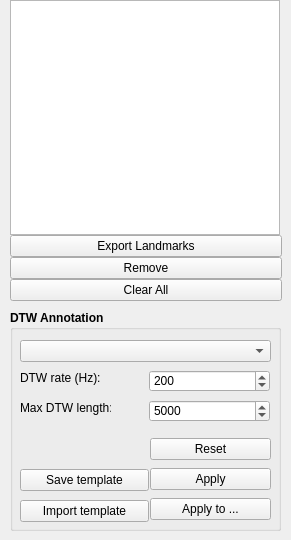
        <widget class="QWidget" name="labelTab">
         <property name="sizePolicy">
          <sizepolicy hsizetype="Preferred" vsizetype="Expanding">
           <horstretch>0</horstretch>
           <verstretch>0</verstretch>
          </sizepolicy>
         </property>
         <attribute name="title">
          <string>Annotate</string>
         </attribute>
         <widget class="QWidget" name="verticalLayoutWidget_6">
          <property name="geometry">
           <rect>
            <x>10</x>
            <y>0</y>
            <width>272</width>
            <height>301</height>
           </rect>
          </property>
          <layout class="QVBoxLayout" name="verticalLayout">
           <property name="spacing">
            <number>0</number>
           </property>
           <item>
            <widget class="QTableView" name="landmarkListView">
             <property name="sizePolicy">
              <sizepolicy hsizetype="Fixed" vsizetype="Minimum">
               <horstretch>0</horstretch>
               <verstretch>0</verstretch>
              </sizepolicy>
             </property>
             <property name="minimumSize">
              <size>
               <width>270</width>
               <height>210</height>
              </size>
             </property>
             <property name="maximumSize">
              <size>
               <width>16777215</width>
               <height>400</height>
              </size>
             </property>
             <property name="dragEnabled">
              <bool>false</bool>
             </property>
             <property name="dragDropOverwriteMode">
              <bool>false</bool>
             </property>
             <property name="alternatingRowColors">
              <bool>true</bool>
             </property>
             <property name="selectionMode">
              <enum>QAbstractItemView::SelectionMode::SingleSelection</enum>
             </property>
             <property name="selectionBehavior">
              <enum>QAbstractItemView::SelectionBehavior::SelectRows</enum>
             </property>
             <property name="sortingEnabled">
              <bool>true</bool>
             </property>
             <attribute name="horizontalHeaderVisible">
              <bool>true</bool>
             </attribute>
             <attribute name="horizontalHeaderCascadingSectionResizes">
              <bool>false</bool>
             </attribute>
             <attribute name="horizontalHeaderMinimumSectionSize">
              <number>10</number>
             </attribute>
             <attribute name="horizontalHeaderDefaultSectionSize">
              <number>20</number>
             </attribute>
             <attribute name="horizontalHeaderHighlightSections">
              <bool>false</bool>
             </attribute>
             <attribute name="horizontalHeaderShowSortIndicator" stdset="0">
              <bool>true</bool>
             </attribute>
             <attribute name="horizontalHeaderStretchLastSection">
              <bool>false</bool>
             </attribute>
             <attribute name="verticalHeaderCascadingSectionResizes">
              <bool>false</bool>
             </attribute>
             <attribute name="verticalHeaderDefaultSectionSize">
              <number>24</number>
             </attribute>
             <attribute name="verticalHeaderHighlightSections">
              <bool>false</bool>
             </attribute>
             <attribute name="verticalHeaderShowSortIndicator" stdset="0">
              <bool>false</bool>
             </attribute>
             <attribute name="verticalHeaderStretchLastSection">
              <bool>false</bool>
             </attribute>
            </widget>
           </item>
           <item>
            <layout class="QVBoxLayout" name="verticalLayout_11">
             <property name="spacing">
              <number>0</number>
             </property>
             <item>
              <widget class="QPushButton" name="getCSVFileButton">
               <property name="sizePolicy">
                <sizepolicy hsizetype="Preferred" vsizetype="Fixed">
                 <horstretch>0</horstretch>
                 <verstretch>0</verstretch>
                </sizepolicy>
               </property>
               <property name="text">
                <string>Export Landmarks</string>
               </property>
              </widget>
             </item>
             <item>
              <widget class="QPushButton" name="removeLandmarkButton">
               <property name="sizePolicy">
                <sizepolicy hsizetype="Preferred" vsizetype="Fixed">
                 <horstretch>0</horstretch>
                 <verstretch>0</verstretch>
                </sizepolicy>
               </property>
               <property name="text">
                <string>Remove</string>
               </property>
              </widget>
             </item>
             <item>
              <widget class="QPushButton" name="clearAllLandmarkButton">
               <property name="sizePolicy">
                <sizepolicy hsizetype="Preferred" vsizetype="Fixed">
                 <horstretch>0</horstretch>
                 <verstretch>0</verstretch>
                </sizepolicy>
               </property>
               <property name="text">
                <string>Clear All</string>
               </property>
              </widget>
             </item>
            </layout>
           </item>
          </layout>
         </widget>
         <widget class="QGroupBox" name="templateGroupBox">
          <property name="geometry">
           <rect>
            <x>10</x>
            <y>310</y>
            <width>271</width>
            <height>221</height>
           </rect>
          </property>
          <property name="font">
           <font>
            <family>.AppleSystemUIFont</family>
            <bold>true</bold>
           </font>
          </property>
          <property name="title">
           <string>DTW Annotation</string>
          </property>
          <widget class="QComboBox" name="templateComboBox">
           <property name="geometry">
            <rect>
             <x>10</x>
             <y>30</y>
             <width>251</width>
             <height>22</height>
            </rect>
           </property>
           <property name="font">
            <font>
             <family>.AppleSystemUIFont</family>
             <bold>false</bold>
            </font>
           </property>
          </widget>
          <widget class="QSpinBox" name="dtwRateSpinBox">
           <property name="geometry">
            <rect>
             <x>139</x>
             <y>60</y>
             <width>121</width>
             <height>22</height>
            </rect>
           </property>
           <property name="font">
            <font>
             <family>.AppleSystemUIFont</family>
             <bold>false</bold>
            </font>
           </property>
           <property name="minimum">
            <number>0</number>
           </property>
           <property name="maximum">
            <number>1000</number>
           </property>
           <property name="value">
            <number>200</number>
           </property>
          </widget>
          <widget class="QSpinBox" name="dtwMaxLenSpinBox">
           <property name="geometry">
            <rect>
             <x>139</x>
             <y>90</y>
             <width>121</width>
             <height>22</height>
            </rect>
           </property>
           <property name="font">
            <font>
             <family>.AppleSystemUIFont</family>
             <bold>false</bold>
            </font>
           </property>
           <property name="maximum">
            <number>20000</number>
           </property>
           <property name="value">
            <number>5000</number>
           </property>
          </widget>
          <widget class="QLabel" name="label_13">
           <property name="geometry">
            <rect>
             <x>10</x>
             <y>60</y>
             <width>91</width>
             <height>16</height>
            </rect>
           </property>
           <property name="font">
            <font>
             <family>.AppleSystemUIFont</family>
             <bold>false</bold>
            </font>
           </property>
           <property name="text">
            <string>DTW rate (Hz):</string>
           </property>
          </widget>
          <widget class="QLabel" name="label_14">
           <property name="geometry">
            <rect>
             <x>10</x>
             <y>90</y>
             <width>91</width>
             <height>16</height>
            </rect>
           </property>
           <property name="font">
            <font>
             <family>.AppleSystemUIFont</family>
             <bold>false</bold>
            </font>
           </property>
           <property name="text">
            <string>Max DTW length:</string>
           </property>
          </widget>
          <widget class="QWidget" name="verticalLayoutWidget_8">
           <property name="geometry">
            <rect>
             <x>10</x>
             <y>150</y>
             <width>129</width>
             <height>71</height>
            </rect>
           </property>
           <layout class="QVBoxLayout" name="verticalLayout_12">
            <property name="spacing">
             <number>0</number>
            </property>
            <item>
             <widget class="QPushButton" name="saveTemplateButton">
              <property name="sizePolicy">
               <sizepolicy hsizetype="Preferred" vsizetype="Fixed">
                <horstretch>0</horstretch>
                <verstretch>0</verstretch>
               </sizepolicy>
              </property>
              <property name="font">
               <font>
                <family>.AppleSystemUIFont</family>
                <bold>false</bold>
               </font>
              </property>
              <property name="text">
               <string>Save template</string>
              </property>
             </widget>
            </item>
            <item>
             <widget class="QPushButton" name="importTemplateButton">
              <property name="sizePolicy">
               <sizepolicy hsizetype="Preferred" vsizetype="Fixed">
                <horstretch>0</horstretch>
                <verstretch>0</verstretch>
               </sizepolicy>
              </property>
              <property name="font">
               <font>
                <family>.AppleSystemUIFont</family>
                <bold>false</bold>
               </font>
              </property>
              <property name="text">
               <string>Import template</string>
              </property>
             </widget>
            </item>
           </layout>
          </widget>
          <widget class="QWidget" name="verticalLayoutWidget_9">
           <property name="geometry">
            <rect>
             <x>140</x>
             <y>120</y>
             <width>121</width>
             <height>101</height>
            </rect>
           </property>
           <layout class="QVBoxLayout" name="verticalLayout_13">
            <property name="spacing">
             <number>0</number>
            </property>
            <item>
             <widget class="QPushButton" name="dtwDefaultsButton">
              <property name="sizePolicy">
               <sizepolicy hsizetype="Preferred" vsizetype="Fixed">
                <horstretch>0</horstretch>
                <verstretch>0</verstretch>
               </sizepolicy>
              </property>
              <property name="font">
               <font>
                <family>.AppleSystemUIFont</family>
                <bold>false</bold>
               </font>
              </property>
              <property name="text">
               <string>Reset</string>
              </property>
             </widget>
            </item>
            <item>
             <widget class="QPushButton" name="applyTemplateButton">
              <property name="sizePolicy">
               <sizepolicy hsizetype="Preferred" vsizetype="Fixed">
                <horstretch>0</horstretch>
                <verstretch>0</verstretch>
               </sizepolicy>
              </property>
              <property name="font">
               <font>
                <family>.AppleSystemUIFont</family>
                <bold>false</bold>
               </font>
              </property>
              <property name="text">
               <string>Apply</string>
              </property>
             </widget>
            </item>
            <item>
             <widget class="QPushButton" name="batchApplyTemplateButton">
              <property name="sizePolicy">
               <sizepolicy hsizetype="Preferred" vsizetype="Fixed">
                <horstretch>0</horstretch>
                <verstretch>0</verstretch>
               </sizepolicy>
              </property>
              <property name="font">
               <font>
                <family>.AppleSystemUIFont</family>
                <bold>false</bold>
               </font>
              </property>
              <property name="text">
               <string>Apply to ...</string>
              </property>
             </widget>
            </item>
           </layout>
          </widget>
         </widget>
        </widget>
